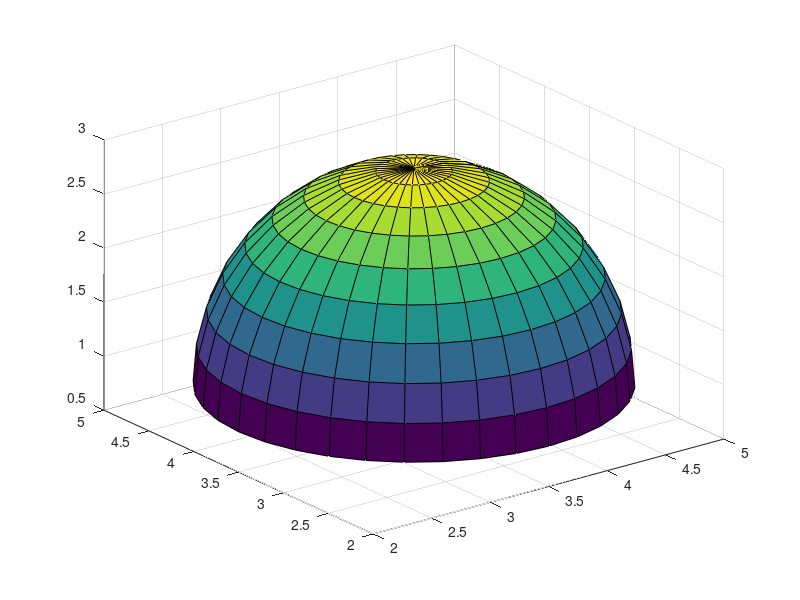

MATLAB code for this plot: (Note: this script raises an error after producing the figure.)
clc,clear

%树冠1可视化模型

[theta,phi] = meshgrid(0:10:360,0:10:90);
X = 1.5*cos(phi*pi/180).*cos(theta*pi/180)+3.5;
Y = 1.5*cos(phi*pi/180).*sin(theta*pi/180)+3.5;
Z = 2*sin(phi*pi/180)+sqrt(2)*tan(deg2rad(10))*3.5;
ss1=surf(X, Y, Z);
ss1.FaceAlpha=0.4;
hold on;
[theta,phi2] = meshgrid(0:10:360,-90:10:0);
X2 = 1.5*cos(phi2*pi/180).*cos(theta.*pi/180)+3.5;
Y2 = 1.5*cos(phi2*pi/180).*sin(theta*pi/180)+3.5;
Z2 = 1*sin(phi2*pi/180)+sqrt(2)*tan(deg2rad(10))*3.5;
ss2=surf(X2, Y2, Z2);
ss2.FaceAlpha=0.4;
hold on;
[theta,phi] = meshgrid(0:10:360,0:10:90);
X3 = 1*cos(phi*pi/180).*cos(theta*pi/180)+3.5;
Y3 = 1*cos(phi*pi/180).*sin(theta*pi/180)+3.5;
Z3 = 1.5*sin(phi*pi/180)+sqrt(2)*tan(deg2rad(10))*3.5;
ss3=surf(X3, Y3, Z3);
ss3.FaceAlpha=0.4;
hold on;
X4 = 1*cos(phi2*pi/180).*cos(theta.*pi/180)+3.5;
Y4 = 1*cos(phi2*pi/180).*sin(theta*pi/180)+3.5;
Z4 = 0.75*sin(phi2*pi/180)+sqrt(2)*tan(deg2rad(10))*3.5;
ss4=surf(X4, Y4, Z4);
ss4.FaceAlpha=0.4;
hold on;
X5 = 0.5*cos(phi*pi/180).*cos(theta*pi/180)+3.5;
Y5 = 0.5*cos(phi*pi/180).*sin(theta*pi/180)+3.5;
Z5 = 1*sin(phi*pi/180)+sqrt(2)*tan(deg2rad(10))*3.5;
ss5=surf(X5, Y5, Z5);
ss5.FaceAlpha=0.4;
hold on;
X6 = 0.5*cos(phi2*pi/180).*cos(theta.*pi/180)+3.5;
Y6 = 0.5*cos(phi2*pi/180).*sin(theta*pi/180)+3.5;
Z6 = 0.375*sin(phi2*pi/180)+sqrt(2)*tan(deg2rad(10))*3.5;
ss6=surf(X6, Y6, Z6);
ss6.FaceAlpha=0.4;
hold on;

[theta,phi] = meshgrid(0:10:360,0:10:90);
X = 1.5*cos(phi*pi/180).*cos(theta*pi/180);
Y = 1.5*cos(phi*pi/180).*sin(theta*pi/180);
Z = 2*sin(phi*pi/180);
ss1=surf(X, Y, Z);
ss1.FaceAlpha=0.4;
hold on;
[theta,phi2] = meshgrid(0:10:360,-90:10:0);
X2 = 1.5*cos(phi2*pi/180).*cos(theta.*pi/180);
Y2 = 1.5*cos(phi2*pi/180).*sin(theta*pi/180);
Z2 = 1*sin(phi2*pi/180);
ss2=surf(X2, Y2, Z2);
ss2.FaceAlpha=0.4;
hold on;
[theta,phi] = meshgrid(0:10:360,0:10:90);
X3 = 1*cos(phi*pi/180).*cos(theta*pi/180);
Y3 = 1*cos(phi*pi/180).*sin(theta*pi/180);
Z3 = 1.5*sin(phi*pi/180);
ss3=surf(X3, Y3, Z3);
ss3.FaceAlpha=0.4;
hold on;
X4 = 1*cos(phi2*pi/180).*cos(theta.*pi/180);
Y4 = 1*cos(phi2*pi/180).*sin(theta*pi/180);
Z4 = 0.75*sin(phi2*pi/180);
ss4=surf(X4, Y4, Z4);
ss4.FaceAlpha=0.4;
hold on;
X5 = 0.5*cos(phi*pi/180).*cos(theta*pi/180);
Y5 = 0.5*cos(phi*pi/180).*sin(theta*pi/180);
Z5 = 1*sin(phi*pi/180);
ss5=surf(X5, Y5, Z5);
ss5.FaceAlpha=0.4;
hold on;
X6 = 0.5*cos(phi2*pi/180).*cos(theta.*pi/180);
Y6 = 0.5*cos(phi2*pi/180).*sin(theta*pi/180);
Z6 = 0.375*sin(phi2*pi/180);
ss6=surf(X6, Y6, Z6);
ss6.FaceAlpha=0.4;
hold on;

[theta,phi] = meshgrid(0:10:360,0:10:90);
X = 1.5*cos(phi*pi/180).*cos(theta*pi/180);
Y = 1.5*cos(phi*pi/180).*sin(theta*pi/180);
Z = 2*sin(phi*pi/180);
ss1=surf(X, Y, Z);
ss1.FaceAlpha=0.4;
hold on;
[theta,phi2] = meshgrid(0:10:360,-90:10:0);
X2 = 1.5*cos(phi2*pi/180).*cos(theta.*pi/180);
Y2 = 1.5*cos(phi2*pi/180).*sin(theta*pi/180);
Z2 = 1*sin(phi2*pi/180);
ss2=surf(X2, Y2, Z2);
ss2.FaceAlpha=0.4;
hold on;
[theta,phi] = meshgrid(0:10:360,0:10:90);
X3 = 1*cos(phi*pi/180).*cos(theta*pi/180);
Y3 = 1*cos(phi*pi/180).*sin(theta*pi/180);
Z3 = 1.5*sin(phi*pi/180);
ss3=surf(X3, Y3, Z3);
ss3.FaceAlpha=0.4;
hold on;
X4 = 1*cos(phi2*pi/180).*cos(theta.*pi/180);
Y4 = 1*cos(phi2*pi/180).*sin(theta*pi/180);
Z4 = 0.75*sin(phi2*pi/180);
ss4=surf(X4, Y4, Z4);
ss4.FaceAlpha=0.4;
hold on;
X5 = 0.5*cos(phi*pi/180).*cos(theta*pi/180);
Y5 = 0.5*cos(phi*pi/180).*sin(theta*pi/180);
Z5 = 1*sin(phi*pi/180);
ss5=surf(X5, Y5, Z5);
ss5.FaceAlpha=0.4;
hold on;
X6 = 0.5*cos(phi2*pi/180).*cos(theta.*pi/180);
Y6 = 0.5*cos(phi2*pi/180).*sin(theta*pi/180);
Z6 = 0.375*sin(phi2*pi/180);
ss6=surf(X6, Y6, Z6);
ss6.FaceAlpha=0.4;
hold on;

[theta,phi] = meshgrid(0:10:360,0:10:90);
X = 1.5*cos(phi*pi/180).*cos(theta*pi/180)-3.5;
Y = 1.5*cos(phi*pi/180).*sin(theta*pi/180)-3.5;
Z = 2*sin(phi*pi/180)-sqrt(2)*tan(deg2rad(10))*3.5;
ss1=surf(X, Y, Z);
ss1.FaceAlpha=0.4;
hold on;
[theta,phi2] = meshgrid(0:10:360,-90:10:0);
X2 = 1.5*cos(phi2*pi/180).*cos(theta.*pi/180)-3.5;
Y2 = 1.5*cos(phi2*pi/180).*sin(theta*pi/180)-3.5;
Z2 = 1*sin(phi2*pi/180)-sqrt(2)*tan(deg2rad(10))*3.5;
ss2=surf(X2, Y2, Z2);
ss2.FaceAlpha=0.4;
hold on;
[theta,phi] = meshgrid(0:10:360,0:10:90);
X3 = 1*cos(phi*pi/180).*cos(theta*pi/180)-3.5;
Y3 = 1*cos(phi*pi/180).*sin(theta*pi/180)-3.5;
Z3 = 1.5*sin(phi*pi/180)-sqrt(2)*tan(deg2rad(10))*3.5;
ss3=surf(X3, Y3, Z3);
ss3.FaceAlpha=0.4;
hold on;
X4 = 1*cos(phi2*pi/180).*cos(theta.*pi/180)-3.5;
Y4 = 1*cos(phi2*pi/180).*sin(theta*pi/180)-3.5;
Z4 = 0.75*sin(phi2*pi/180)-sqrt(2)*tan(deg2rad(10))*3.5;
ss4=surf(X4, Y4, Z4);
ss4.FaceAlpha=0.4;
hold on;
X5 = 0.5*cos(phi*pi/180).*cos(theta*pi/180)-3.5;
Y5 = 0.5*cos(phi*pi/180).*sin(theta*pi/180)-3.5;
Z5 = 1*sin(phi*pi/180)-sqrt(2)*tan(deg2rad(10))*3.5;
ss5=surf(X5, Y5, Z5);
ss5.FaceAlpha=0.4;
hold on;
X6 = 0.5*cos(phi2*pi/180).*cos(theta.*pi/180)-3.5;
Y6 = 0.5*cos(phi2*pi/180).*sin(theta*pi/180)-3.5;
Z6 = 0.375*sin(phi2*pi/180)-sqrt(2)*tan(deg2rad(10))*3.5;
ss6=surf(X6, Y6, Z6);
ss6.FaceAlpha=0.4;
hold on;

[theta,phi] = meshgrid(0:10:360,0:10:90);
X = 1.5*cos(phi*pi/180).*cos(theta*pi/180)+3.5;
Y = 1.5*cos(phi*pi/180).*sin(theta*pi/180)-3.5;
Z = 2*sin(phi*pi/180);
ss1=surf(X, Y, Z);
ss1.FaceAlpha=0.4;
hold on;
[theta,phi2] = meshgrid(0:10:360,-90:10:0);
X2 = 1.5*cos(phi2*pi/180).*cos(theta.*pi/180)+3.5;
Y2 = 1.5*cos(phi2*pi/180).*sin(theta*pi/180)-3.5;
Z2 = 1*sin(phi2*pi/180);
ss2=surf(X2, Y2, Z2);
ss2.FaceAlpha=0.4;
hold on;
[theta,phi] = meshgrid(0:10:360,0:10:90);
X3 = 1*cos(phi*pi/180).*cos(theta*pi/180)+3.5;
Y3 = 1*cos(phi*pi/180).*sin(theta*pi/180)-3.5;
Z3 = 1.5*sin(phi*pi/180);
ss3=surf(X3, Y3, Z3);
ss3.FaceAlpha=0.4;
hold on;
X4 = 1*cos(phi2*pi/180).*cos(theta.*pi/180)+3.5;
Y4 = 1*cos(phi2*pi/180).*sin(theta*pi/180)-3.5;
Z4 = 0.75*sin(phi2*pi/180);
ss4=surf(X4, Y4, Z4);
ss4.FaceAlpha=0.4;
hold on;
X5 = 0.5*cos(phi*pi/180).*cos(theta*pi/180)+3.5;
Y5 = 0.5*cos(phi*pi/180).*sin(theta*pi/180)-3.5;
Z5 = 1*sin(phi*pi/180);
ss5=surf(X5, Y5, Z5);
ss5.FaceAlpha=0.4;
hold on;
X6 = 0.5*cos(phi2*pi/180).*cos(theta.*pi/180)+3.5;
Y6 = 0.5*cos(phi2*pi/180).*sin(theta*pi/180)-3.5;
Z6 = 0.375*sin(phi2*pi/180);
ss6=surf(X6, Y6, Z6);
ss6.FaceAlpha=0.4;
hold on;

[theta,phi] = meshgrid(0:10:360,0:10:90);
X = 1.5*cos(phi*pi/180).*cos(theta*pi/180)-3.5;
Y = 1.5*cos(phi*pi/180).*sin(theta*pi/180)+3.5;
Z = 2*sin(phi*pi/180);
ss1=surf(X, Y, Z);
ss1.FaceAlpha=0.4;
hold on;
[theta,phi2] = meshgrid(0:10:360,-90:10:0);
X2 = 1.5*cos(phi2*pi/180).*cos(theta.*pi/180)-3.5;
Y2 = 1.5*cos(phi2*pi/180).*sin(theta*pi/180)+3.5;
Z2 = 1*sin(phi2*pi/180);
ss2=surf(X2, Y2, Z2);
ss2.FaceAlpha=0.4;
hold on;
[theta,phi] = meshgrid(0:10:360,0:10:90);
X3 = 1*cos(phi*pi/180).*cos(theta*pi/180)-3.5;
Y3 = 1*cos(phi*pi/180).*sin(theta*pi/180)+3.5;
Z3 = 1.5*sin(phi*pi/180);
ss3=surf(X3, Y3, Z3);
ss3.FaceAlpha=0.4;
hold on;
X4 = 1*cos(phi2*pi/180).*cos(theta.*pi/180)-3.5;
Y4 = 1*cos(phi2*pi/180).*sin(theta*pi/180)+3.5;
Z4 = 0.75*sin(phi2*pi/180);
ss4=surf(X4, Y4, Z4);
ss4.FaceAlpha=0.4;
hold on;
X5 = 0.5*cos(phi*pi/180).*cos(theta*pi/180)-3.5;
Y5 = 0.5*cos(phi*pi/180).*sin(theta*pi/180)+3.5;
Z5 = 1*sin(phi*pi/180);
ss5=surf(X5, Y5, Z5);
ss5.FaceAlpha=0.4;
hold on;
X6 = 0.5*cos(phi2*pi/180).*cos(theta.*pi/180)-3.5;
Y6 = 0.5*cos(phi2*pi/180).*sin(theta*pi/180)+3.5;
Z6 = 0.375*sin(phi2*pi/180);
ss6=surf(X6, Y6, Z6);
ss6.FaceAlpha=0.4;
hold on;

[theta,phi] = meshgrid(0:10:360,0:10:90);
X = 1.5*cos(phi*pi/180).*cos(theta*pi/180)+3.5;
Y = 1.5*cos(phi*pi/180).*sin(theta*pi/180);
Z = 2*sin(phi*pi/180)+sqrt(2)*tan(deg2rad(10))*3.5/2;
ss1=surf(X, Y, Z);
ss1.FaceAlpha=0.4;
hold on;
[theta,phi2] = meshgrid(0:10:360,-90:10:0);
X2 = 1.5*cos(phi2*pi/180).*cos(theta.*pi/180)+3.5;
Y2 = 1.5*cos(phi2*pi/180).*sin(theta*pi/180);
Z2 = 1*sin(phi2*pi/180)+sqrt(2)*tan(deg2rad(10))*3.5/2;
ss2=surf(X2, Y2, Z2);
ss2.FaceAlpha=0.4;
hold on;
[theta,phi] = meshgrid(0:10:360,0:10:90);
X3 = 1*cos(phi*pi/180).*cos(theta*pi/180)+3.5;
Y3 = 1*cos(phi*pi/180).*sin(theta*pi/180);
Z3 = 1.5*sin(phi*pi/180)+sqrt(2)*tan(deg2rad(10))*3.5/2;
ss3=surf(X3, Y3, Z3);
ss3.FaceAlpha=0.4;
hold on;
X4 = 1*cos(phi2*pi/180).*cos(theta.*pi/180)+3.5;
Y4 = 1*cos(phi2*pi/180).*sin(theta*pi/180);
Z4 = 0.75*sin(phi2*pi/180)+sqrt(2)*tan(deg2rad(10))*3.5/2;
ss4=surf(X4, Y4, Z4);
ss4.FaceAlpha=0.4;
hold on;
X5 = 0.5*cos(phi*pi/180).*cos(theta*pi/180)+3.5;
Y5 = 0.5*cos(phi*pi/180).*sin(theta*pi/180);
Z5 = 1*sin(phi*pi/180)+sqrt(2)*tan(deg2rad(10))*3.5/2;
ss5=surf(X5, Y5, Z5);
ss5.FaceAlpha=0.4;
hold on;
X6 = 0.5*cos(phi2*pi/180).*cos(theta.*pi/180)+3.5;
Y6 = 0.5*cos(phi2*pi/180).*sin(theta*pi/180);
Z6 = 0.375*sin(phi2*pi/180)+sqrt(2)*tan(deg2rad(10))*3.5/2;
ss6=surf(X6, Y6, Z6);
ss6.FaceAlpha=0.4;
hold on;

[theta,phi] = meshgrid(0:10:360,0:10:90);
X = 1.5*cos(phi*pi/180).*cos(theta*pi/180);
Y = 1.5*cos(phi*pi/180).*sin(theta*pi/180)+3.5;
Z = 2*sin(phi*pi/180)+sqrt(2)*tan(deg2rad(10))*3.5/2;
ss1=surf(X, Y, Z);
ss1.FaceAlpha=0.4;
hold on;
[theta,phi2] = meshgrid(0:10:360,-90:10:0);
X2 = 1.5*cos(phi2*pi/180).*cos(theta.*pi/180);
Y2 = 1.5*cos(phi2*pi/180).*sin(theta*pi/180)+3.5;
Z2 = 1*sin(phi2*pi/180)+sqrt(2)*tan(deg2rad(10))*3.5/2;
ss2=surf(X2, Y2, Z2);
ss2.FaceAlpha=0.4;
hold on;
[theta,phi] = meshgrid(0:10:360,0:10:90);
X3 = 1*cos(phi*pi/180).*cos(theta*pi/180);
Y3 = 1*cos(phi*pi/180).*sin(theta*pi/180)+3.5;
Z3 = 1.5*sin(phi*pi/180)+sqrt(2)*tan(deg2rad(10))*3.5/2;
ss3=surf(X3, Y3, Z3);
ss3.FaceAlpha=0.4;
hold on;
X4 = 1*cos(phi2*pi/180).*cos(theta.*pi/180);
Y4 = 1*cos(phi2*pi/180).*sin(theta*pi/180)+3.5;
Z4 = 0.75*sin(phi2*pi/180)+sqrt(2)*tan(deg2rad(10))*3.5/2;
ss4=surf(X4, Y4, Z4);
ss4.FaceAlpha=0.4;
hold on;
X5 = 0.5*cos(phi*pi/180).*cos(theta*pi/180);
Y5 = 0.5*cos(phi*pi/180).*sin(theta*pi/180)+3.5;
Z5 = 1*sin(phi*pi/180)+sqrt(2)*tan(deg2rad(10))*3.5/2;
ss5=surf(X5, Y5, Z5);
ss5.FaceAlpha=0.4;
hold on;
X6 = 0.5*cos(phi2*pi/180).*cos(theta.*pi/180);
Y6 = 0.5*cos(phi2*pi/180).*sin(theta*pi/180)+3.5;
Z6 = 0.375*sin(phi2*pi/180)+sqrt(2)*tan(deg2rad(10))*3.5/2;
ss6=surf(X6, Y6, Z6);
ss6.FaceAlpha=0.4;
hold on;

[theta,phi] = meshgrid(0:10:360,0:10:90);
X = 1.5*cos(phi*pi/180).*cos(theta*pi/180);
Y = 1.5*cos(phi*pi/180).*sin(theta*pi/180)-3.5;
Z = 2*sin(phi*pi/180)-sqrt(2)*tan(deg2rad(10))*3.5/2;
ss1=surf(X, Y, Z);
ss1.FaceAlpha=0.4;
hold on;
[theta,phi2] = meshgrid(0:10:360,-90:10:0);
X2 = 1.5*cos(phi2*pi/180).*cos(theta.*pi/180);
Y2 = 1.5*cos(phi2*pi/180).*sin(theta*pi/180)-3.5;
Z2 = 1*sin(phi2*pi/180)-sqrt(2)*tan(deg2rad(10))*3.5/2;
ss2=surf(X2, Y2, Z2);
ss2.FaceAlpha=0.4;
hold on;
[theta,phi] = meshgrid(0:10:360,0:10:90);
X3 = 1*cos(phi*pi/180).*cos(theta*pi/180);
Y3 = 1*cos(phi*pi/180).*sin(theta*pi/180)-3.5;
Z3 = 1.5*sin(phi*pi/180)-sqrt(2)*tan(deg2rad(10))*3.5/2;
ss3=surf(X3, Y3, Z3);
ss3.FaceAlpha=0.4;
hold on;
X4 = 1*cos(phi2*pi/180).*cos(theta.*pi/180);
Y4 = 1*cos(phi2*pi/180).*sin(theta*pi/180)-3.5;
Z4 = 0.75*sin(phi2*pi/180)-sqrt(2)*tan(deg2rad(10))*3.5/2;
ss4=surf(X4, Y4, Z4);
ss4.FaceAlpha=0.4;
hold on;
X5 = 0.5*cos(phi*pi/180).*cos(theta*pi/180);
Y5 = 0.5*cos(phi*pi/180).*sin(theta*pi/180)-3.5;
Z5 = 1*sin(phi*pi/180)-sqrt(2)*tan(deg2rad(10))*3.5/2;
ss5=surf(X5, Y5, Z5);
ss5.FaceAlpha=0.4;
hold on;
X6 = 0.5*cos(phi2*pi/180).*cos(theta.*pi/180);
Y6 = 0.5*cos(phi2*pi/180).*sin(theta*pi/180)-3.5;
Z6 = 0.375*sin(phi2*pi/180)-sqrt(2)*tan(deg2rad(10))*3.5/2;
ss6=surf(X6, Y6, Z6);
ss6.FaceAlpha=0.4;
hold on;

[theta,phi] = meshgrid(0:10:360,0:10:90);
X = 1.5*cos(phi*pi/180).*cos(theta*pi/180)-3.5;
Y = 1.5*cos(phi*pi/180).*sin(theta*pi/180);
Z = 2*sin(phi*pi/180)-sqrt(2)*tan(deg2rad(10))*3.5/2;
ss1=surf(X, Y, Z);
ss1.FaceAlpha=0.4;
hold on;
[theta,phi2] = meshgrid(0:10:360,-90:10:0);
X2 = 1.5*cos(phi2*pi/180).*cos(theta.*pi/180)-3.5;
Y2 = 1.5*cos(phi2*pi/180).*sin(theta*pi/180);
Z2 = 1*sin(phi2*pi/180)-sqrt(2)*tan(deg2rad(10))*3.5/2;
ss2=surf(X2, Y2, Z2);
ss2.FaceAlpha=0.4;
hold on;
[theta,phi] = meshgrid(0:10:360,0:10:90);
X3 = 1*cos(phi*pi/180).*cos(theta*pi/180)-3.5;
Y3 = 1*cos(phi*pi/180).*sin(theta*pi/180);
Z3 = 1.5*sin(phi*pi/180)-sqrt(2)*tan(deg2rad(10))*3.5/2;
ss3=surf(X3, Y3, Z3);
ss3.FaceAlpha=0.4;
hold on;
X4 = 1*cos(phi2*pi/180).*cos(theta.*pi/180)-3.5;
Y4 = 1*cos(phi2*pi/180).*sin(theta*pi/180);
Z4 = 0.75*sin(phi2*pi/180)-sqrt(2)*tan(deg2rad(10))*3.5/2;
ss4=surf(X4, Y4, Z4);
ss4.FaceAlpha=0.4;
hold on;
X5 = 0.5*cos(phi*pi/180).*cos(theta*pi/180)-3.5;
Y5 = 0.5*cos(phi*pi/180).*sin(theta*pi/180);
Z5 = 1*sin(phi*pi/180)-sqrt(2)*tan(deg2rad(10))*3.5/2;
ss5=surf(X5, Y5, Z5);
ss5.FaceAlpha=0.4;
hold on;
X6 = 0.5*cos(phi2*pi/180).*cos(theta.*pi/180)-3.5;
Y6 = 0.5*cos(phi2*pi/180).*sin(theta*pi/180);
Z6 = 0.375*sin(phi2*pi/180)-sqrt(2)*tan(deg2rad(10))*3.5/2;
ss6=surf(X6, Y6, Z6);
ss6.FaceAlpha=0.4;
hold on;


%树冠模型参数
a11=1.5;b11=1.5;c11=2;a21=1;b21=1;c21=1.5;a31=0.5;b31=0.5;c31=1;
a12=1.5;b12=1.5;c12=1;a22=1;b22=1;c22=0.75;a32=0.5;b32=0.5;c32=0.375;

center2=[3.5,3.5,sqrt(2)*tan(deg2rad(10))*3.5];center3=[3.5,0,sqrt(2)*tan(deg2rad(10))*3.5/2];center4=[3.5,-3.5,0];
center5=[0,3.5,sqrt(2)*tan(deg2rad(10))*3.5/2];center1=[0,0,0];center6=[0,-3.5,-sqrt(2)*tan(deg2rad(10))*3.5/2];
center7=[-3.5,3.5,0];center8=[-3.5,0,-sqrt(2)*tan(deg2rad(10))*3.5/2];center9=[-3.5,-3.5,-sqrt(2)*tan(deg2rad(10))*3.5];


elevation_angle=[10.43771148
18.92008084
25.41121023
29.24919056
29.9130712
27.30034527
21.79243076
14.02900813
];
azimuth_angle=[129.7484118
140.9571165
154.0680759
168.9518354
184.7639009
200.1609288
214.0333748
225.9820887
];
elevation_angle=elevation_angle';
azimuth_angle=azimuth_angle';
for s=1:1:8
    azimuth_angle(s)=180-azimuth_angle(s);
end

for n=1:1:10
    %dark=0;
    %middle=0;
    %small=0;
    %disp(['阴影点个数为：',num2str(n)])
    % 将角度转换为弧度
    elevation_rad = deg2rad(elevation_angle(n));
    azimuth_rad = deg2rad(azimuth_angle(n));

    % 光线方向向量
    direction_vector = [cos(azimuth_rad) * cos(elevation_rad);
                    sin(azimuth_rad) * cos(elevation_rad);
                    sin(elevation_rad)];
    %光线参数
    point1=[0,0,-2.5];
    point22=point1+direction_vector';
    p=1;
    while point22(3)<5
        point22=point22+direction_vector';
        p=p+1;
    end

    direction=point22-point1;
    num=0;
    %步长计算
    for x =-60:0.2:60
        for y =-60:0.2:60
            point1=[0,0,-2.5];
            point1=point1+[x,0,0]+[0,y,0];
            point2=point22+[x,0,0]+[0,y,0];
            %plot3([point1(1),point2(1)],[point1(2),point2(2)],[point1(3),point2(3)]);
            numIntersectionPoints1=0;
            numIntersectionPoints2=0;
            numIntersectionPoints3=0;
            direction=point2-point1;
            for t = 0:0.01:1  % 步长为0.01
                point = point1 + t * direction;
                % 判断点是否在半椭球内
                if point(3)>=0
                    if ((point(1)-center1(1))/a31)^2 + ((point(2)-center1(2))/b31)^2 + ((point(3)-center1(3))/c31)^2 <= 1
                        numIntersectionPoints3 = numIntersectionPoints3 + 1;
                    elseif ((point(1)-center1(1))/a21)^2 + ((point(2)-center1(2))/b21)^2 + ((point(3)-center1(3))/c21)^2 <= 1
                        numIntersectionPoints2 = numIntersectionPoints2 + 1;
                    elseif ((point(1)-center1(1))/a11)^2 + ((point(2)-center1(2))/b11)^2 + ((point(3)-center1(3))/c11)^2 <= 1
                        numIntersectionPoints1 = numIntersectionPoints1 + 1;
                    end
                    if ((point(1)-center2(1))/a31)^2 + ((point(2)-center2(2))/b31)^2 + ((point(3)-center2(3))/c31)^2 <= 1
                        numIntersectionPoints3 = numIntersectionPoints3 + 1;
                    elseif ((point(1)-center2(1))/a21)^2 + ((point(2)-center2(2))/b21)^2 + ((point(3)-center2(3))/c21)^2 <= 1
                        numIntersectionPoints2 = numIntersectionPoints2 + 1;
                    elseif ((point(1)-center2(1))/a11)^2 + ((point(2)-center2(2))/b11)^2 + ((point(3)-center2(3))/c11)^2 <= 1
                        numIntersectionPoints1 = numIntersectionPoints1 + 1;
                    end
                    if ((point(1)-center3(1))/a31)^2 + ((point(2)-center3(2))/b31)^2 + ((point(3)-center3(3))/c31)^2 <= 1
                        numIntersectionPoints3 = numIntersectionPoints3 + 1;
                    elseif ((point(1)-center3(1))/a21)^2 + ((point(2)-center3(2))/b21)^2 + ((point(3)-center3(3))/c21)^2 <= 1
                        numIntersectionPoints2 = numIntersectionPoints2 + 1;
                    elseif ((point(1)-center3(1))/a11)^2 + ((point(2)-center3(2))/b11)^2 + ((point(3)-center3(3))/c11)^2 <= 1
                        numIntersectionPoints1 = numIntersectionPoints1 + 1;
                    end
                    if ((point(1)-center4(1))/a31)^2 + ((point(2)-center4(2))/b31)^2 + ((point(3)-center4(3))/c31)^2 <= 1
                        numIntersectionPoints3 = numIntersectionPoints3 + 1;
                    elseif ((point(1)-center4(1))/a21)^2 + ((point(2)-center4(2))/b21)^2 + ((point(3)-center4(3))/c21)^2 <= 1
                        numIntersectionPoints2 = numIntersectionPoints2 + 1;
                    elseif ((point(1)-center4(1))/a11)^2 + ((point(2)-center4(2))/b11)^2 + ((point(3)-center4(3))/c11)^2 <= 1
                        numIntersectionPoints1 = numIntersectionPoints1 + 1;
                    end
                    if ((point(1)-center5(1))/a31)^2 + ((point(2)-center5(2))/b31)^2 + ((point(3)-center5(3))/c31)^2 <= 1
                        numIntersectionPoints3 = numIntersectionPoints3 + 1;
                    elseif ((point(1)-center5(1))/a21)^2 + ((point(2)-center5(2))/b21)^2 + ((point(3)-center5(3))/c21)^2 <= 1
                        numIntersectionPoints2 = numIntersectionPoints2 + 1;
                    elseif ((point(1)-center5(1))/a11)^2 + ((point(2)-center5(2))/b11)^2 + ((point(3)-center5(3))/c11)^2 <= 1
                        numIntersectionPoints1 = numIntersectionPoints1 + 1;
                    end
                    if ((point(1)-center6(1))/a31)^2 + ((point(2)-center6(2))/b31)^2 + ((point(3)-center6(3))/c31)^2 <= 1
                        numIntersectionPoints3 = numIntersectionPoints3 + 1;
                    elseif ((point(1)-center6(1))/a21)^2 + ((point(2)-center6(2))/b21)^2 + ((point(3)-center6(3))/c21)^2 <= 1
                        numIntersectionPoints2 = numIntersectionPoints2 + 1;
                    elseif ((point(1)-center6(1))/a11)^2 + ((point(2)-center6(2))/b11)^2 + ((point(3)-center6(3))/c11)^2 <= 1
                        numIntersectionPoints1 = numIntersectionPoints1 + 1;
                    end
                    if ((point(1)-center7(1))/a31)^2 + ((point(2)-center7(2))/b31)^2 + ((point(3)-center7(3))/c31)^2 <= 1
                        numIntersectionPoints3 = numIntersectionPoints3 + 1;
                    elseif ((point(1)-center7(1))/a21)^2 + ((point(2)-center7(2))/b21)^2 + ((point(3)-center7(3))/c21)^2 <= 1
                        numIntersectionPoints2 = numIntersectionPoints2 + 1;
                    elseif ((point(1)-center7(1))/a11)^2 + ((point(2)-center7(2))/b11)^2 + ((point(3)-center7(3))/c11)^2 <= 1
                        numIntersectionPoints1 = numIntersectionPoints1 + 1;
                    end
                    if ((point(1)-center8(1))/a31)^2 + ((point(2)-center8(2))/b31)^2 + ((point(3)-center8(3))/c31)^2 <= 1
                        numIntersectionPoints3 = numIntersectionPoints3 + 1;
                    elseif ((point(1)-center8(1))/a21)^2 + ((point(2)-center8(2))/b21)^2 + ((point(3)-center8(3))/c21)^2 <= 1
                        numIntersectionPoints2 = numIntersectionPoints2 + 1;
                    elseif ((point(1)-center8(1))/a11)^2 + ((point(2)-center8(2))/b11)^2 + ((point(3)-center8(3))/c11)^2 <= 1
                        numIntersectionPoints1 = numIntersectionPoints1 + 1;
                    end
                    if ((point(1)-center9(1))/a31)^2 + ((point(2)-center9(2))/b31)^2 + ((point(3)-center9(3))/c31)^2 <= 1
                        numIntersectionPoints3 = numIntersectionPoints3 + 1;
                    elseif ((point(1)-center9(1))/a21)^2 + ((point(2)-center9(2))/b21)^2 + ((point(3)-center9(3))/c21)^2 <= 1
                        numIntersectionPoints2 = numIntersectionPoints2 + 1;
                    elseif ((point(1)-center9(1))/a11)^2 + ((point(2)-center9(2))/b11)^2 + ((point(3)-center9(3))/c11)^2 <= 1
                        numIntersectionPoints1 = numIntersectionPoints1 + 1;
                    end
                elseif point(3)<0
                    if ((point(1)-center1(1))/a32)^2 + ((point(2)-center1(2))/b32)^2 + ((point(3)-center1(3))/c32)^2 <= 1
                        numIntersectionPoints3 = numIntersectionPoints3 + 1;
                    elseif ((point(1)-center1(1))/a22)^2 + ((point(2)-center1(2))/b22)^2 + ((point(3)-center1(3))/c22)^2 <= 1
                        numIntersectionPoints2 = numIntersectionPoints2 + 1;
                    elseif ((point(1)-center1(1))/a12)^2 + ((point(2)-center1(2))/b12)^2 + ((point(3)-center1(3))/c12)^2 <= 1
                        numIntersectionPoints1 = numIntersectionPoints1 + 1;
                    end
                    if ((point(1)-center2(1))/a32)^2 + ((point(2)-center2(2))/b32)^2 + ((point(3)-center2(3))/c32)^2 <= 1
                        numIntersectionPoints3 = numIntersectionPoints3 + 1;
                    elseif ((point(1)-center2(1))/a22)^2 + ((point(2)-center2(2))/b22)^2 + ((point(3)-center2(3))/c22)^2 <= 1
                        numIntersectionPoints2 = numIntersectionPoints2 + 1;
                    elseif ((point(1)-center2(1))/a12)^2 + ((point(2)-center2(2))/b12)^2 + ((point(3)-center2(3))/c12)^2 <= 1
                        numIntersectionPoints1 = numIntersectionPoints1 + 1;
                    end
                    if ((point(1)-center3(1))/a32)^2 + ((point(2)-center3(2))/b32)^2 + ((point(3)-center3(3))/c32)^2 <= 1
                        numIntersectionPoints3 = numIntersectionPoints3 + 1;
                    elseif ((point(1)-center3(1))/a22)^2 + ((point(2)-center3(2))/b22)^2 + ((point(3)-center3(3))/c22)^2 <= 1
                        numIntersectionPoints2 = numIntersectionPoints2 + 1;
                    elseif ((point(1)-center3(1))/a12)^2 + ((point(2)-center3(2))/b12)^2 + ((point(3)-center3(3))/c12)^2 <= 1
                        numIntersectionPoints1 = numIntersectionPoints1 + 1;
                    end
                    if ((point(1)-center4(1))/a31)^2 + ((point(2)-center4(2))/b31)^2 + ((point(3)-center4(3))/c31)^2 <= 1
                        numIntersectionPoints3 = numIntersectionPoints3 + 1;
                    elseif ((point(1)-center4(1))/a21)^2 + ((point(2)-center4(2))/b21)^2 + ((point(3)-center4(3))/c21)^2 <= 1
                        numIntersectionPoints2 = numIntersectionPoints2 + 1;
                    elseif ((point(1)-center4(1))/a11)^2 + ((point(2)-center4(2))/b11)^2 + ((point(3)-center4(3))/c11)^2 <= 1
                        numIntersectionPoints1 = numIntersectionPoints1 + 1;
                    end
                    if ((point(1)-center5(1))/a31)^2 + ((point(2)-center5(2))/b31)^2 + ((point(3)-center5(3))/c31)^2 <= 1
                        numIntersectionPoints3 = numIntersectionPoints3 + 1;
                    elseif ((point(1)-center5(1))/a21)^2 + ((point(2)-center5(2))/b21)^2 + ((point(3)-center5(3))/c21)^2 <= 1
                        numIntersectionPoints2 = numIntersectionPoints2 + 1;
                    elseif ((point(1)-center5(1))/a11)^2 + ((point(2)-center5(2))/b11)^2 + ((point(3)-center5(3))/c11)^2 <= 1
                        numIntersectionPoints1 = numIntersectionPoints1 + 1;
                    end
                    if ((point(1)-center6(1))/a31)^2 + ((point(2)-center6(2))/b31)^2 + ((point(3)-center6(3))/c31)^2 <= 1
                        numIntersectionPoints3 = numIntersectionPoints3 + 1;
                    elseif ((point(1)-center6(1))/a21)^2 + ((point(2)-center6(2))/b21)^2 + ((point(3)-center6(3))/c21)^2 <= 1
                        numIntersectionPoints2 = numIntersectionPoints2 + 1;
                    elseif ((point(1)-center6(1))/a11)^2 + ((point(2)-center6(2))/b11)^2 + ((point(3)-center6(3))/c11)^2 <= 1
                        numIntersectionPoints1 = numIntersectionPoints1 + 1;
                    end
                    if ((point(1)-center7(1))/a31)^2 + ((point(2)-center7(2))/b31)^2 + ((point(3)-center7(3))/c31)^2 <= 1
                        numIntersectionPoints3 = numIntersectionPoints3 + 1;
                    elseif ((point(1)-center7(1))/a21)^2 + ((point(2)-center7(2))/b21)^2 + ((point(3)-center7(3))/c21)^2 <= 1
                        numIntersectionPoints2 = numIntersectionPoints2 + 1;
                    elseif ((point(1)-center7(1))/a11)^2 + ((point(2)-center7(2))/b11)^2 + ((point(3)-center7(3))/c11)^2 <= 1
                        numIntersectionPoints1 = numIntersectionPoints1 + 1;
                    end
                    if ((point(1)-center8(1))/a31)^2 + ((point(2)-center8(2))/b31)^2 + ((point(3)-center8(3))/c31)^2 <= 1
                        numIntersectionPoints3 = numIntersectionPoints3 + 1;
                    elseif ((point(1)-center8(1))/a21)^2 + ((point(2)-center8(2))/b21)^2 + ((point(3)-center8(3))/c21)^2 <= 1
                        numIntersectionPoints2 = numIntersectionPoints2 + 1;
                    elseif ((point(1)-center8(1))/a11)^2 + ((point(2)-center8(2))/b11)^2 + ((point(3)-center8(3))/c11)^2 <= 1
                        numIntersectionPoints1 = numIntersectionPoints1 + 1;
                    end
                    if ((point(1)-center9(1))/a31)^2 + ((point(2)-center9(2))/b31)^2 + ((point(3)-center9(3))/c31)^2 <= 1
                        numIntersectionPoints3 = numIntersectionPoints3 + 1;
                    elseif ((point(1)-center9(1))/a21)^2 + ((point(2)-center9(2))/b21)^2 + ((point(3)-center9(3))/c21)^2 <= 1
                        numIntersectionPoints2 = numIntersectionPoints2 + 1;
                    elseif ((point(1)-center9(1))/a11)^2 + ((point(2)-center9(2))/b11)^2 + ((point(3)-center9(3))/c11)^2 <= 1
                        numIntersectionPoints1 = numIntersectionPoints1 + 1;
                    end
                end
            end
            %disp(['直线与半椭球1相交的点个数为：', num2str(numIntersectionPoints1)]);
            %disp(['直线与半椭球2相交的点个数为：', num2str(numIntersectionPoints2)]);
            %disp(['直线与半椭球3相交的点个数为：', num2str(numIntersectionPoints3)]);
            %disp(['坐标为：',point1])
            sum=numIntersectionPoints3*0.2+numIntersectionPoints2*0.8+numIntersectionPoints1*0.5;
            
            if sum>0
                num=num+1;
                %if sum>12
                    %dark=dark+1;
                 %   scatter3([point1(1)], [point1(2)],[point1(3)],'filled', 'MarkerFaceColor','k','MarkerFaceAlpha', 0.8);
                %elseif sum>6
                 %   %middle=middle+1;
                  %  scatter3([point1(1)], [point1(2)],[point1(3)],'filled', 'MarkerFaceColor','k','MarkerFaceAlpha', 0.5);
                %elseif sum>0
                    %small=small+1;
                 %   scatter3([point1(1)], [point1(2)],[point1(3)],'filled', 'MarkerFaceColor','k','MarkerFaceAlpha', 0.2);
                %end
                %{
                % 平面方程
                % 假设平面方程为 Ax + By + Cz + D = 0
                A = 0;
                B = 0;
                C = 1;
                D = 2.5;
        
                syms m
                point = point1 + m * direction;
                eqn = A * point(1) + B * point(2) + C * point(3) + D == 0;
                t_sol = solve(eqn, m);
                %}
            % 计算交点坐标
        %{
                intersectionPoints = point1 + double(t_sol) * direction;
                if sum>=12
                    scatter3([intersectionPoints(1)], [intersectionPoints(2)],[intersectionPoints(3)],'filled', 'MarkerFaceColor','k','MarkerFaceAlpha', 0.8);
                elseif sum>=6
                    scatter3([intersectionPoints(1)], [intersectionPoints(2)],[intersectionPoints(3)],'filled', 'MarkerFaceColor','k','MarkerFaceAlpha', 0.5);
                elseif sum>0
                    scatter3([intersectionPoints(1)], [intersectionPoints(2)],[intersectionPoints(3)],'filled', 'MarkerFaceColor','k','MarkerFaceAlpha', 0.2);
                end
                %disp(['阴影程度为：',num2str(sum)])
        %}
                hold on;
            end
        
        end
    end
    %S=dark*1+middle*0.7
    disp([num2str(num)])
end


xlabel('南北方向（单位：m）','FontSize',15,'FontName','宋体')
ylabel('东西方向（单位：m）','FontSize',15,'FontName','宋体')
%view([315,10]);
axis equal;
